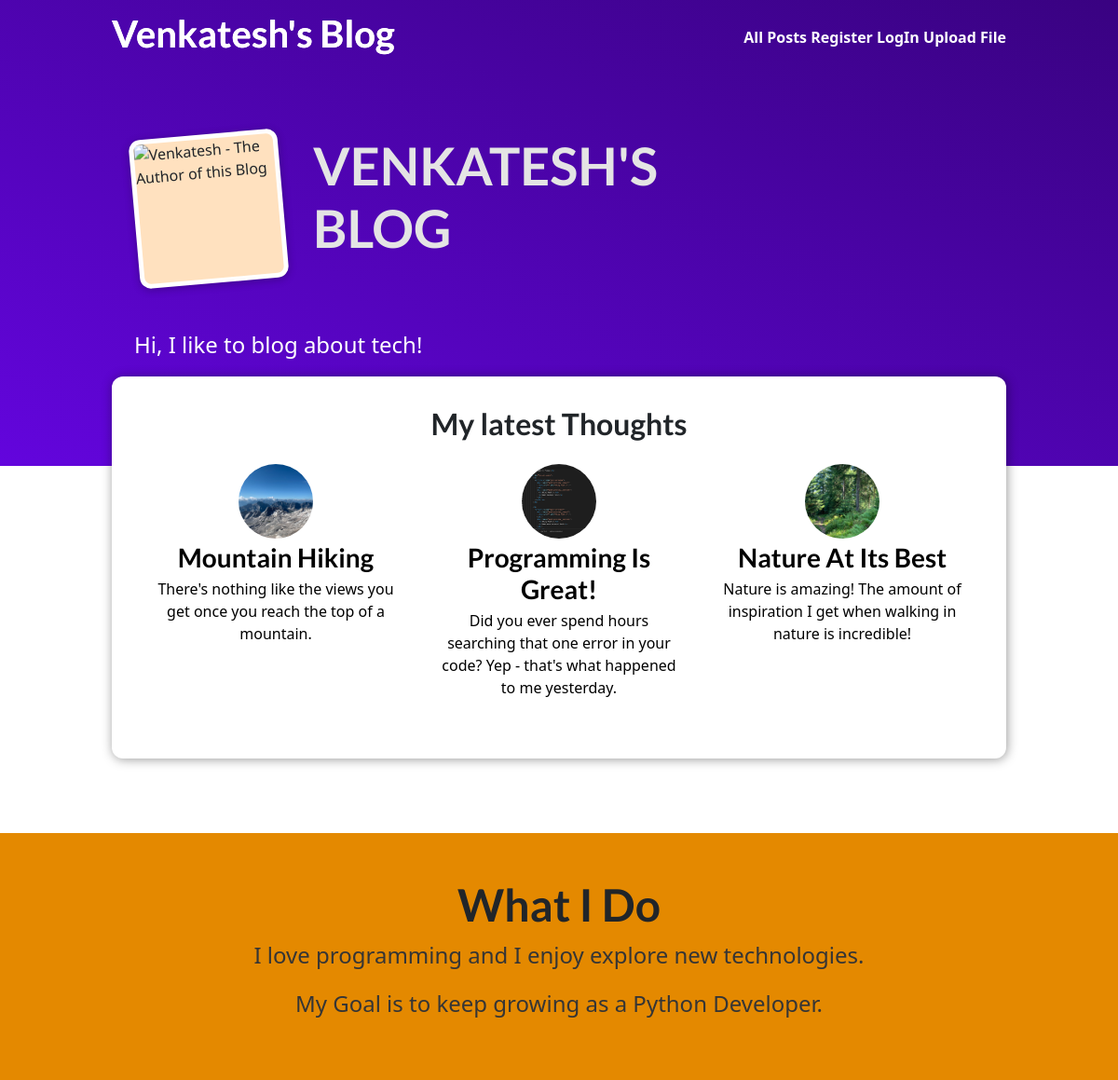
The page / on the database its author committed.
### blog/models.py (models this page shows)
class Post(models.Model):
    title = models.CharField(max_length=150,unique=True)
    excerpt = models.CharField(max_length=200)
    image = models.ImageField(upload_to="posts", null=True)
    date = models.DateField(auto_now=True)
    slug = AutoSlugField(populate_from='title', unique=True)
    content = models.TextField()
    author = models.ForeignKey(Author, on_delete=models.CASCADE, null=True, related_name='posts')

### blog/views.py (the view)
# urls.py: path("", views.starting_page, name="starting-page"),
def starting_page(request):
    latest_posts = Post.objects.all().order_by("date")[:3]
    return render(request, "blog/index.html", {"posts":latest_posts})

### blog/templates/blog/index.html (shortened to what this page needs)
{% extends "base.html"%}
{% load static %}
{% block css_files %}
 <link rel="stylesheet" href="{% static "blog/post.css" %}" />
 <link rel="stylesheet" href="{% static "blog/index.css" %}" />
{% endblock %}
{% block content %}
 <header id="main-navigation">
    <h1><a href="{% url "starting-page" %}">Venkatesh's Blog</a></h1>
    <nav>
        <a href="{% url "posts-page" %}">All Posts</a>
        <a href="{% url "register" %}">Register</a>
        <a href="{% url "LogIn" %}">LogIn</a>
        <a href="{% url "upload" %}">Upload File</a>
    </nav>
 </header>
 <section id="welcome">
    <header>
        <img src="https://lh3.googleusercontent.com/9FsfR8apShDUdT4S_PJoOC7RAzwMf8AGqPUIOUEmBEI8yUkLkSPwLzUVNPoxV07VlGt04NR8Ikzv7Jl25moGAqg84VIWx-5VQVQhccXAEN-BLoMaooGzP-jU9hyh92thL-BZDl3PjbFe_zcMu1IE82uY8dSqmp4e4Bpn19UMKVxdxrnJjO1veHDkYMuVolH0C8cV9W_LMnQtpmwmh1yNDstJkKtwDxXyNX-ZeBpD-E9VcojGFbriHkUiBXwj_-9bXTCZmq3y-fPa4dFvpLIfj6lFmX4WT4GnJl_MYzCK2xbC8FvGdPYgYaYj4eu75VQYiicrIDBD7MYDbMpnXfqu6aVVIXUO2lu6zNxrJWjbTGsHf5P5jGQZfWG5rM8eKuRhTJ9SL8TYQWBb_87v6T0l81lj97mOPZJdKdWvr5KDk1LC0snATy6EU1D7prwH_ZOvpyv3Vxo8tT5prLBb_5VNP0TVnsq-fMp7LvoSo3Uw62xBAd9Ardx3_BGUXd2U9D-cRqLaTAIaR8kxsbriyeCTbLwXoz4OqUd6b8MWZ13BgTGQZF-lKiZKJHSS8w3t6qN5BEYTAqySWWJZQmRQo8vlekmTve68tn2Ar2-__-LghxRHxVE-7wPmmxrJPxvbqwx7NHsjZf-ZibN1A_5q2khiSZV87p4CgTsBrGJdq5iqA-x7ZSMjQ3v2Xmjv2g_o1dnrtA5snWH84_w05PQLrJbZRPfOoXO9vHJciCvm47iFeEacIKpYTJelB9V5rRrddozn7cARwiZntIhsJ1bKU3yRFlSsZhpYAqXHow=s819-no?authuser=0" alt="Venkatesh - The Author of this Blog"/>
        <h2> VENKATESH'S BLOG </h2>
    </header>
    <p> Hi, I like to blog about tech! </p>
 </section>
  <section id="latest-posts">
    <h2>My latest Thoughts</h2>
    <ul>
        {% for post in posts %}
        {% include "blog/includes/post.html" %}
        {% endfor %}
    </ul>
  </section>
  <section id="about">
    <h2>What I Do</h2>
    <p>I love programming and I enjoy explore new technologies.</p>
    <p>My Goal is to keep growing as a Python Developer.</p>
  </section>
{% endblock %}

### blog/templates/blog/includes/post.html
<li>
    <article class="post">
        <a href="{% url "post-detail-page" post.slug %}">
            <img src="{{ post.image.url }}" alt="{{ post.title }}"/>
            <div class="post__content">
                <h3>{{ post.title }}</h3>
                <p>{{post.excerpt }}</p>
            </div>
        </a>
    </article>
</li>

### static/app.css (style rules this page uses)
* { box-sizing: border-box; }
html { font-family: 'Open Sans', 'Lato', sans-serif; }
body { margin: 0; }
h1, h2, h3 { font-family: 'Lato', sans-serif; font-weight: bold; }
#main-navigation { width: 100%; height: 5rem; display: flex; justify-content: space-between; align-items: center; padding: 0 10%; position: absolute; top: 0; left: 0; }
#main-navigation a { text-decoration: none; color: white; font-weight: bold; }

### static/blog/post.css (style rules this page uses)
.post { display: flex; flex-direction: column; align-items: center; text-align: center; }
.post a { text-decoration: none; color: black; transition: all 0.2s ease; padding: 1rem; }
.post img { width: 5rem; height: 5rem; object-fit: cover; border-radius: 50%; }
.post h3 { margin: 0.25rem 0; }

### static/blog/index.css (style rules this page uses)
#welcome { background: linear-gradient(to right top, #6305dd, #390281); padding: 6rem 12%; }
#welcome header { display: flex; align-items: flex-start; margin: 3rem auto; }
#welcome img { width: 10rem; height: 10rem; object-fit: cover; object-position: top; border: 5px solid white; border-radius: 12px; background-color: #ffe1bf; transform: rotateZ(-5deg); box-shadow: 0 2px 8px rgba(0, 0, 0, 0.25); }
#welcome h2 { font-size: 3.5rem; margin: 0 0 0 2rem; color: #e4e4e4; width: 10rem; }
#welcome p { color: white; font-size: 1.5rem; }
#latest-posts { background-color: white; padding: 2rem; border-radius: 12px; width: 60rem; margin: -6rem auto 2rem auto; box-shadow: 1px 1px 12px rgba(0, 0, 0, 0.4); }
#latest-posts h2 { text-align: center; }
#latest-posts ul { list-style: none; margin: 0; padding: 0; display: flex; gap: 1rem; }
#latest-posts li { flex: 1; }
#about { text-align: center; padding: 3rem; background-color: #e48900; margin-top: 5rem; }
#about h2 { font-size: 3rem; }
#about p { font-size: 1.5rem; color: #353535; }

### rows shown on the page
Post: image (picture), title "Mountain Hiking", excerpt "There's nothing like the views you get once you reach the top of a mountain."
Post: image (picture), title "Programming Is Great!", excerpt "Did you ever spend hours searching that one error in your code? Yep - that's what happened to me yesterday."
Post: image (picture), title "Nature At Its Best", excerpt "Nature is amazing! The amount of inspiration I get when walking in nature is incredible!"
